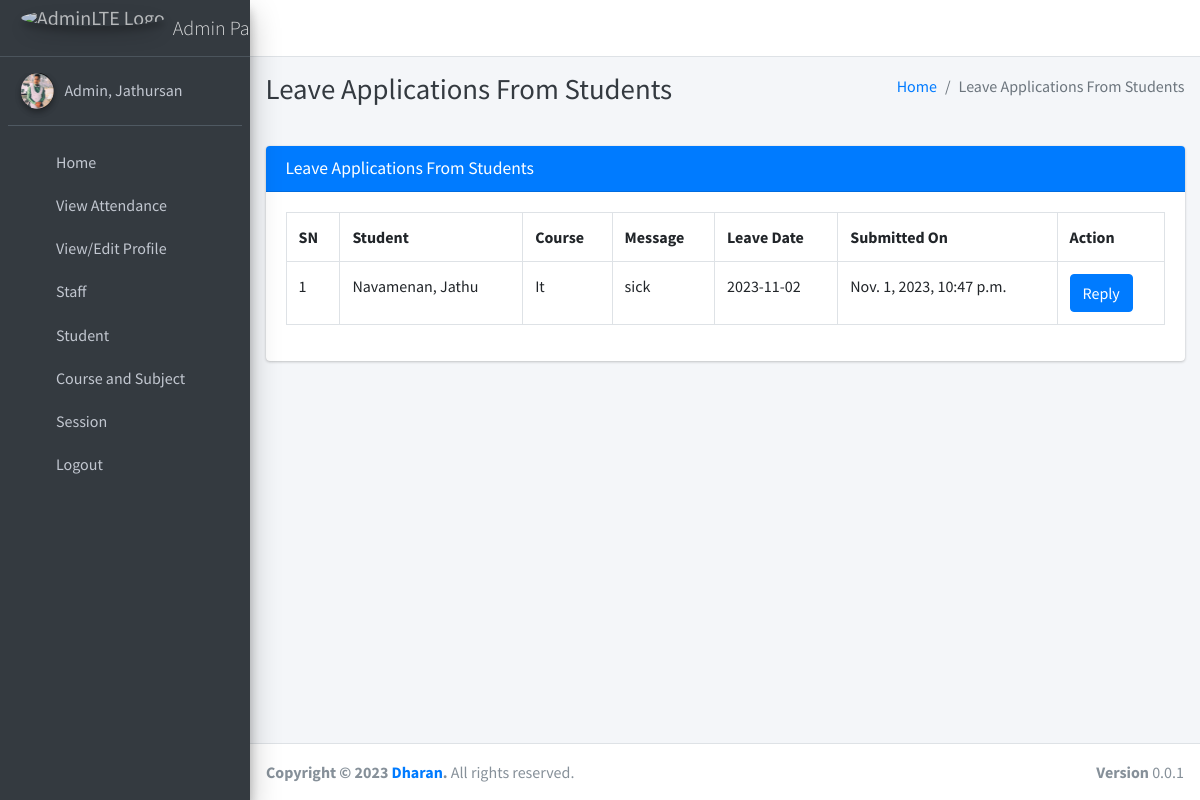
The page /student/view/leave/ (signed in) on the database its author committed.
### main_app/models.py (models this page shows)
class CustomUser(AbstractUser):
    USER_TYPE = ((1, "HOD"), (2, "Staff"), (3, "Student"))
    GENDER = [("M", "Male"), ("F", "Female")]
    username = None  # Removed username, using email instead
    email = models.EmailField(unique=True)
    user_type = models.CharField(default=1, choices=USER_TYPE, max_length=1)
    gender = models.CharField(max_length=1, choices=GENDER)
    profile_pic = models.ImageField()
    address = models.TextField()
    fcm_token = models.TextField(default="")  # For firebase notifications
    created_at = models.DateTimeField(auto_now_add=True)
    updated_at = models.DateTimeField(auto_now=True)
    USERNAME_FIELD = "email"
    REQUIRED_FIELDS = []
    objects = CustomUserManager()
    def __str__(self):
        return self.last_name + ", " + self.first_name

class LeaveReportStudent(models.Model):
    student = models.ForeignKey(Student, on_delete=models.CASCADE)
    date = models.CharField(max_length=60)
    message = models.TextField()
    status = models.SmallIntegerField(default=0)
    created_at = models.DateTimeField(auto_now_add=True)
    updated_at = models.DateTimeField(auto_now=True)

class Student(models.Model):
    admin = models.OneToOneField(CustomUser, on_delete=models.CASCADE)
    course = models.ForeignKey(Course, on_delete=models.DO_NOTHING, null=True, blank=False)
    session = models.ForeignKey(Session, on_delete=models.DO_NOTHING, null=True)
    def __str__(self):
        return self.admin.last_name + ", " + self.admin.first_name

class Course(models.Model):
    name = models.CharField(max_length=120)
    created_at = models.DateTimeField(auto_now_add=True)
    updated_at = models.DateTimeField(auto_now=True)
    def __str__(self):
        return self.name

### main_app/hod_views.py (the view, shortened to what this page needs)
# urls.py: path("student/view/leave/", hod_views.view_student_leave,
@csrf_exempt
def view_student_leave(request):
    if request.method != 'POST':
        allLeave = LeaveReportStudent.objects.all()
        context = {
            'allLeave': allLeave,
            'page_title': 'Leave Applications From Students'
        }
        return render(request, "hod_template/student_leave_view.html", context)

### main_app/templates/hod_template/student_leave_view.html (shortened to what this page needs)
{% extends 'main_app/base.html' %}
{% load static %}
{% block page_title %}{{page_title}}{% endblock page_title %}
{% block content %}
<section class="content">
    <div class="container-fluid">
        <div class="row">
            <div class="col-md-12">
                <div class="card card-primary">
                    <div class="card-header">
                        <h3 class="card-title">{{page_title}}</h3>
                    </div>
                    <div class="table card-body">
                        <table class="table table-bordered">
                            <tr>
                                <th>SN</th>
                                <th>Student</th>
                                <th>Course</th>
                                <th>Message</th>
                                <th>Leave Date</th>
                                <th>Submitted On</th>
                                <th>Action</th>
                            </tr>
                            {% for leave in  allLeave %}
                              <tr>
                                  <td>{{forloop.counter}}</td>
                                  <td>{{leave.student}}</td>
                                  <td>{{leave.student.course}}</td>
                                  <td>{{leave.message}}</td>
                                  <td>{{leave.date}}</td>
                                  <td>{{leave.created_at}}</td>
                                      {% if leave.status == 0 %}
                                           <td> <button data-toggle = "modal" data-target = "#reply_modal" value="{{leave.id}}" class="btn btn-primary reply_open_modal">Reply</button>
{% elif leave.status == -1 %}
<td><span  class='badge badge-danger'>Rejected</span></td>
{% else %}
<td><span  class='badge badge-success'>Approved</span></td>
                                            <td>{{feedback.updated_at}}</td>
                                      {% endif %}
                                  </td>
                              </tr>
                            {% endfor %}
                        </table>
                    </div>
                    </div>
            </div>
        </div>
    </div>
</section>
{% endblock content %}

### main_app/templates/main_app/sidebar_template.html (shortened to what this page needs)
{% load static %}
<aside class="main-sidebar sidebar-dark-primary elevation-4">
{% if request.user.user_type == '1' %}
    <a href="{% url 'admin_home' %}" class="brand-link">
        <img src="{% static 'dist/img/AdminLTELogo.png' %} " alt="AdminLTE Logo"
            class="brand-image img-circle elevation-3" style="opacity: .8">
        <span class="brand-text font-weight-light">Admin Panel</span>
    </a>
    <div class="sidebar">
        <div class="user-panel mt-3 pb-3 mb-3 d-flex">
            <div class="image">
                <img src="{{ request.user.profile_pic}}" class="img-circle elevation-2" alt="User Image">
            </div>
            <div class="info">
                <a href="#" class="d-block">{{user}}</a>
            </div>
        </div>
        <nav class="mt-2">
            <ul class="nav nav-pills nav-sidebar flex-column" data-widget="treeview" role="menu" data-accordion="false">
                <li class="nav-item">
                    {% url 'admin_home' as admin_home %}
                    <a href="{{admin_home}}" class="nav-link {% if admin_home == request.path %} active {% endif %}">
                        <i class="nav-icon fas fa-th"></i>
                        <p>
                            Home
                        </p>
                    </a>
                </li>
                <li class="nav-item">
                    {% url 'admin_view_attendance' as admin_view_attendance %}
                <li class="nav-item">
                    <a href="{{admin_view_attendance}}"
                        class="nav-link  {% if admin_view_attendance == request.path %} active {% endif %}">
                        <i class="nav-icon fas fa-th"></i>
                        <p>
                            View Attendance
                        </p>
                    </a>
                </li>
                <li class="nav-item">
                    {% url 'admin_view_profile' as admin_view_profile %}
                    <a href="{{admin_view_profile}}"
                        class="nav-link {% if admin_view_profile == request.path %} active {% endif %}">
                        <i class="nav-icon fas fa-th"></i>
                        <p>
                            View/Edit Profile
                        </p>
                    </a>
                </li>
                <li class="nav-item has-treeview">
                    <a href="#" class="nav-link">
                        <i class="nav-icon fas fa-th"></i>
                        <p>
                            Staff
                            <i class="right fas fa-angle-right"></i>
                        </p>
                    </a>
                </li>
                <li class="nav-item has-treeview">
                    <a href="#" class="nav-link">
                        <i class="nav-icon fas fa-th"></i>
                        <p>
                            Student
                            <i class="right fas fa-angle-right"></i>
                        </p>
                    </a>
                </li>
                <li class="nav-item has-treeview">
                    <a href="#" class="nav-link">
                        <i class="nav-icon fas fa-th"></i>
                        <p>
                            Course and Subject
                            <i class="right fas fa-angle-right"></i>
                        </p>
                    </a>
                </li>
                <li class="nav-item has-treeview">
                    <a href="#" class="nav-link">
                        <i class="nav-icon fas fa-th"></i>
                        <p>
                            Session
                            <i class="right fas fa-angle-right"></i>
                        </p>
                    </a>
                </li>
{% endif %}
<li class="nav-item">
    <a href="{% url 'user_logout' %}" onclick="return confirm('Your session would be terminated.\n\nProceed?')" class="nav-link">
        <i class="nav-icon fas fa-th"></i>
        <p>
            Logout
        </p>
    </a>
</li>
</ul>
</nav>
</div>
</aside>

### rows shown on the page
CustomUser: user.profile_pic (picture), last_name+first_name "Admin, Jathursan"
LeaveReportStudent: student "Navamenan, Jathu", student.course "It", message "sick", date "2023-11-02", created_at "Nov. 1, 2023, 10:47 p.m."

### other values the page prints
{{ page_title }} "Leave Applications From Students"
